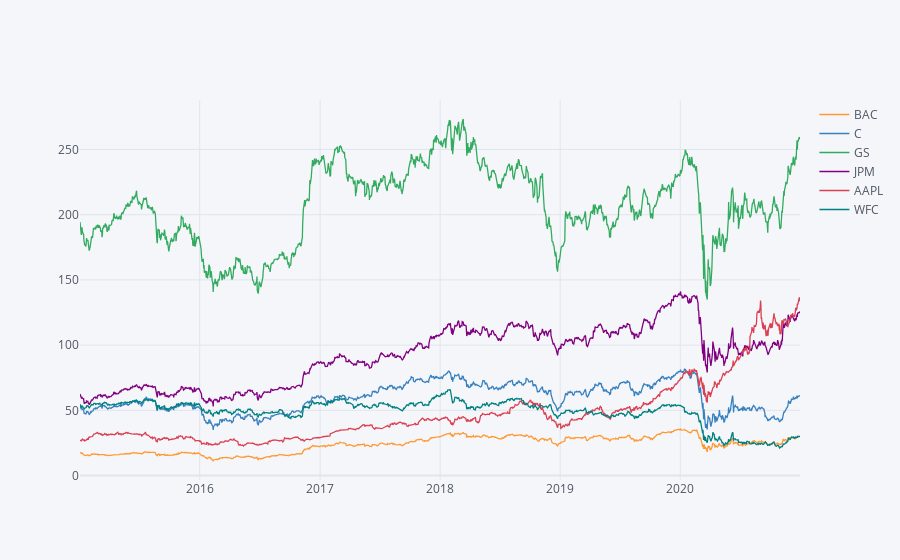

Notebook code cell kept with this figure:
### Code cell
# plotly
bank_stocks.xs(key='Close',axis=1,level='Stock Info').iplot()

### Figure 1 — Plotly figure (JSON) as saved in the notebook; plotly's stock layout.template omitted (floating-point values rounded to 4 significant figures; data arrays with more than 128 entries replaced by an {"elided": "..."} marker saying what was removed)
{"data": [{"line": {"color": "rgba(255, 153, 51, 1.0)", "dash": "solid", "shape": "linear", "width": 1.3}, "mode": "lines", "name": "BAC", "text": "", "type": "scatter", "x": {"elided": "1510 str values"}, "y": {"elided": "1510 float values"}}, {"line": {"color": "rgba(55, 128, 191, 1.0)", "dash": "solid", "shape": "linear", "width": 1.3}, "mode": "lines", "name": "C", "text": "", "type": "scatter", "x": {"elided": "1510 str values"}, "y": {"elided": "1510 float values"}}, {"line": {"color": "rgba(50, 171, 96, 1.0)", "dash": "solid", "shape": "linear", "width": 1.3}, "mode": "lines", "name": "GS", "text": "", "type": "scatter", "x": {"elided": "1510 str values"}, "y": {"elided": "1510 float values"}}, {"line": {"color": "rgba(128, 0, 128, 1.0)", "dash": "solid", "shape": "linear", "width": 1.3}, "mode": "lines", "name": "JPM", "text": "", "type": "scatter", "x": {"elided": "1510 str values"}, "y": {"elided": "1510 float values"}}, {"line": {"color": "rgba(219, 64, 82, 1.0)", "dash": "solid", "shape": "linear", "width": 1.3}, "mode": "lines", "name": "AAPL", "text": "", "type": "scatter", "x": {"elided": "1510 str values"}, "y": {"elided": "1510 float values"}}, {"line": {"color": "rgba(0, 128, 128, 1.0)", "dash": "solid", "shape": "linear", "width": 1.3}, "mode": "lines", "name": "WFC", "text": "", "type": "scatter", "x": {"elided": "1510 str values"}, "y": {"elided": "1510 float values"}}], "layout": {"legend": {"bgcolor": "#F5F6F9", "font": {"color": "#4D5663"}}, "paper_bgcolor": "#F5F6F9", "plot_bgcolor": "#F5F6F9", "title": {"font": {"color": "#4D5663"}}, "xaxis": {"gridcolor": "#E1E5ED", "showgrid": true, "tickfont": {"color": "#4D5663"}, "title": {"font": {"color": "#4D5663"}, "text": ""}, "zerolinecolor": "#E1E5ED"}, "yaxis": {"gridcolor": "#E1E5ED", "showgrid": true, "tickfont": {"color": "#4D5663"}, "title": {"font": {"color": "#4D5663"}, "text": ""}, "zerolinecolor": "#E1E5ED"}}}
